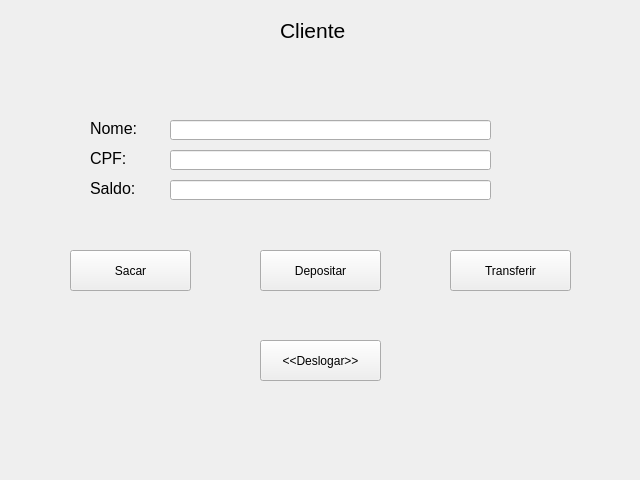
<?xml version="1.0" encoding="UTF-8"?>
<ui version="4.0">
 <class>Form</class>
 <widget class="QWidget" name="Form">
  <property name="geometry">
   <rect>
    <x>0</x>
    <y>0</y>
    <width>640</width>
    <height>480</height>
   </rect>
  </property>
  <property name="windowTitle">
   <string>Form</string>
  </property>
  <widget class="QLabel" name="label">
   <property name="geometry">
    <rect>
     <x>280</x>
     <y>10</y>
     <width>71</width>
     <height>41</height>
    </rect>
   </property>
   <property name="font">
    <font>
     <pointsize>16</pointsize>
    </font>
   </property>
   <property name="text">
    <string>Cliente</string>
   </property>
  </widget>
  <widget class="QLabel" name="label_2">
   <property name="geometry">
    <rect>
     <x>90</x>
     <y>120</y>
     <width>71</width>
     <height>16</height>
    </rect>
   </property>
   <property name="font">
    <font>
     <pointsize>12</pointsize>
    </font>
   </property>
   <property name="text">
    <string>Nome:</string>
   </property>
  </widget>
  <widget class="QLineEdit" name="lineEdit">
   <property name="geometry">
    <rect>
     <x>170</x>
     <y>120</y>
     <width>321</width>
     <height>20</height>
    </rect>
   </property>
  </widget>
  <widget class="QLineEdit" name="lineEdit_2">
   <property name="geometry">
    <rect>
     <x>170</x>
     <y>150</y>
     <width>321</width>
     <height>20</height>
    </rect>
   </property>
   <property name="text">
    <string/>
   </property>
  </widget>
  <widget class="QLabel" name="label_3">
   <property name="geometry">
    <rect>
     <x>90</x>
     <y>150</y>
     <width>71</width>
     <height>16</height>
    </rect>
   </property>
   <property name="font">
    <font>
     <pointsize>12</pointsize>
    </font>
   </property>
   <property name="text">
    <string>CPF:</string>
   </property>
  </widget>
  <widget class="QLineEdit" name="lineEdit_4">
   <property name="geometry">
    <rect>
     <x>170</x>
     <y>180</y>
     <width>321</width>
     <height>20</height>
    </rect>
   </property>
  </widget>
  <widget class="QLabel" name="label_5">
   <property name="geometry">
    <rect>
     <x>90</x>
     <y>180</y>
     <width>71</width>
     <height>16</height>
    </rect>
   </property>
   <property name="font">
    <font>
     <pointsize>12</pointsize>
    </font>
   </property>
   <property name="text">
    <string>Saldo:</string>
   </property>
  </widget>
  <widget class="QPushButton" name="pushButton">
   <property name="geometry">
    <rect>
     <x>70</x>
     <y>250</y>
     <width>121</width>
     <height>41</height>
    </rect>
   </property>
   <property name="text">
    <string>Sacar</string>
   </property>
  </widget>
  <widget class="QPushButton" name="pushButton_2">
   <property name="geometry">
    <rect>
     <x>260</x>
     <y>250</y>
     <width>121</width>
     <height>41</height>
    </rect>
   </property>
   <property name="text">
    <string>Depositar</string>
   </property>
  </widget>
  <widget class="QPushButton" name="pushButton_3">
   <property name="geometry">
    <rect>
     <x>450</x>
     <y>250</y>
     <width>121</width>
     <height>41</height>
    </rect>
   </property>
   <property name="text">
    <string>Transferir</string>
   </property>
  </widget>
  <widget class="QPushButton" name="pushButton_4">
   <property name="geometry">
    <rect>
     <x>260</x>
     <y>340</y>
     <width>121</width>
     <height>41</height>
    </rect>
   </property>
   <property name="text">
    <string>&lt;&lt;Deslogar&gt;&gt;</string>
   </property>
  </widget>
 </widget>
 <resources/>
 <connections/>
</ui>
